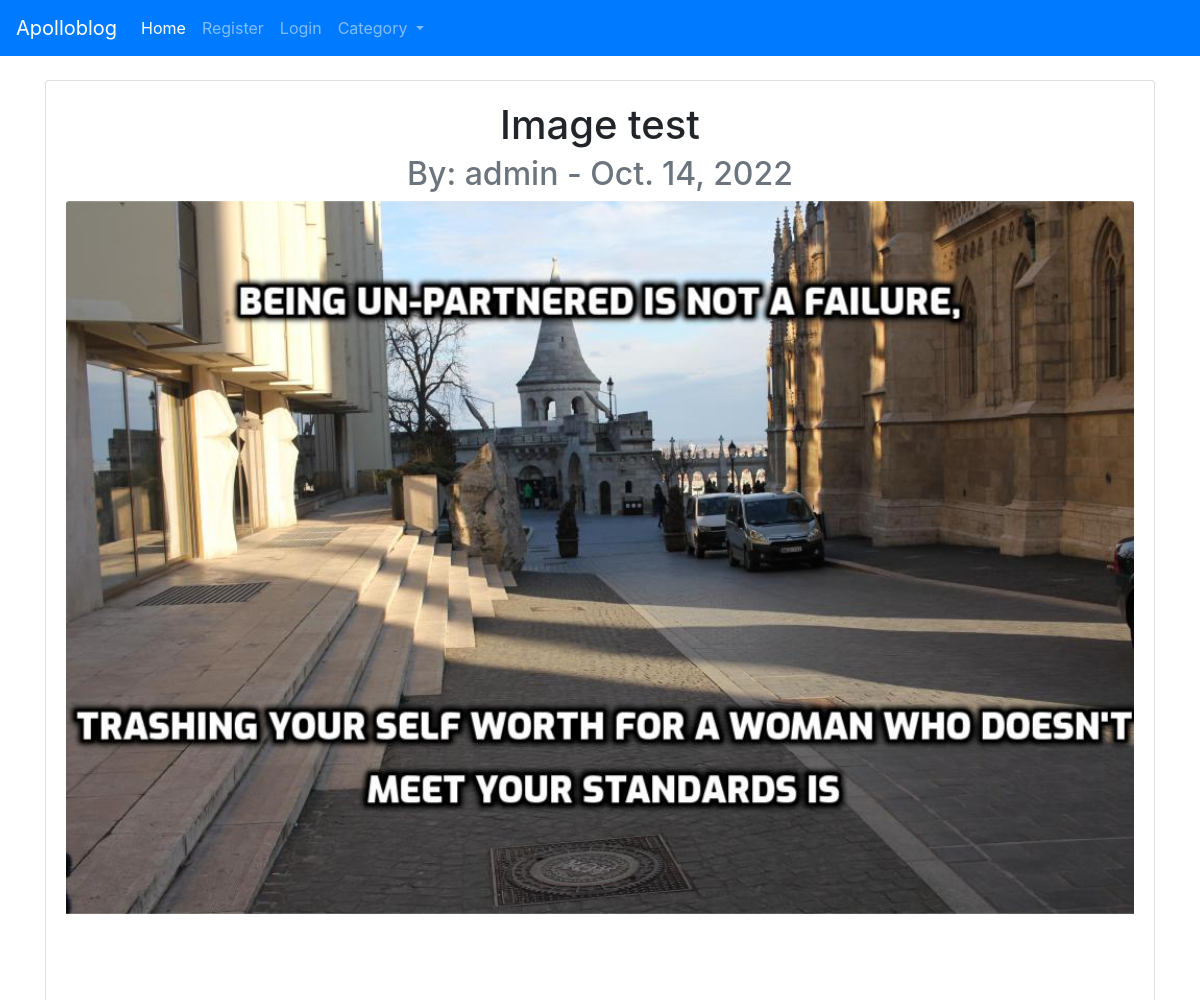
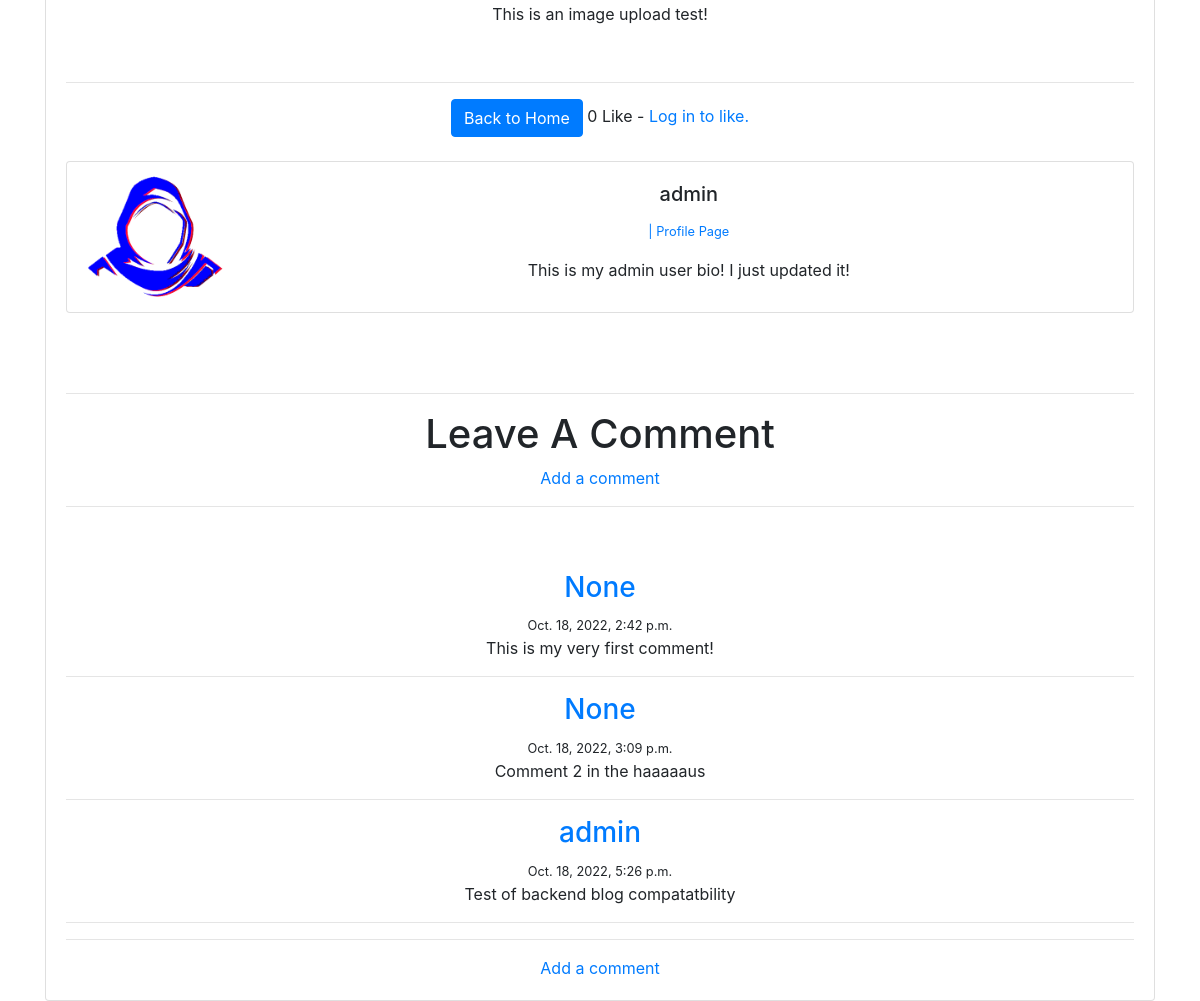
/article/23, run on the app's committed database (2 pictures, top to bottom).
### blogroot/models.py (models this page shows, shortened)
class Post(models.Model):
	title = models.CharField(max_length=255) #max char length
	header_image = models.ImageField(null=True, blank=True, upload_to="images/")
	title_tag = models.CharField(max_length=255)
	author = models.ForeignKey(User, null=True, on_delete=models.CASCADE)
	body = RichTextField(blank=True, null=True) #initialise ckeditor on body
	name = "Apollo Blog"
	post_date = models.DateField(auto_now_add = True)
	category = models.CharField(max_length=255, default='development')
	snippet = models.CharField(max_length=140)
	likes = models.ManyToManyField(User, related_name='blog_posts')
	def total_likes(self):
		return self.likes.count()

class Profile(models.Model):
	user = models.OneToOneField(User, null=True, on_delete=models.CASCADE)
	bio = models.TextField()
	profile_pic = models.ImageField(null=True, blank=True, upload_to="images/profile/")
	website_url = models.CharField(max_length=255, null=True, blank=True,)
	FB_url = models.CharField(max_length=255, null=True, blank=True,)
	twitter_url = models.CharField(max_length=255, null=True, blank=True,)
	instagram_url = models.CharField(max_length=255, null=True, blank=True,)
	pinterest_url = models.CharField(max_length=255, null=True, blank=True,)

class Comment(models.Model):
	post = models.ForeignKey(Post, related_name="comments", on_delete=models.CASCADE)
	author = models.ForeignKey(User, null=True, on_delete=models.CASCADE)
	body = models.TextField()
	date_added = models.DateTimeField(auto_now_add = True)

### blogroot/views.py (the view)
# urls.py: path('article/<int:pk>', ArticleDetailView.as_view(), name='article_detail'),
class ArticleDetailView(DetailView):
	model = Post
	template_name = 'article_detail.html'
	def get_context_data(self, *args, **kwargs):
		cat_menu = Category.objects.all()
		context = super(ArticleDetailView, self).get_context_data(*args, **kwargs)
		post_by_id = get_object_or_404(Post, id=self.kwargs['pk'])#Looks up article detail by id
		total_likes = post_by_id.total_likes()
		liked = False
		if post_by_id.likes.filter(id=self.request.user.id).exists():
			liked = True
		context["cat_menu"] = cat_menu
		context["total_likes"] = total_likes #how many likes to display on article_detail
		context["liked"] = liked
		return context

### blogroot/models.py (called while the page is built)
	def __str__(self):
		return self.name

### blogroot/templates/article_detail.html (shortened to what this page needs)
{% extends 'base.html' %}
{% load static %}
{% block content %}
{% if user.is_authenticated %}
<div class="card" align=center>
<div class="card-body" align=center>
<h1 class="card-title"align=center>{{ post.title }}</h1>
<h2 class="card-subtitle mb-2 text-muted" align=center >By: {{ post.author.username }} -
{{post.post_date}} - <a href="{% url 'category' post.category|slugify %}"> {{ post.category }} </a></h2>
{% if user.id == post.author.id%}
<small><a href="{% url 'update_post' post.pk %}" class="btn btn-secondary btn-sm">Edit</a>
<a href="{% url 'delete_post' post.pk %}" class="btn btn-danger btn-sm">Delete</a></small></h4>
{% endif %}
<hr>
<br/>
{% if post.header_image %}
	<img class="card-img-top" src="{{ post.header_image.url }}" alt="Card image cap"> <br/> <br/>
	{% endif %}
<p class="card-text" align=center> {{ post.body|safe }}</p>
<br />
<hr>
<form action="{% url 'like_post' post.pk %}" method="POST">
	<!--template tag referencing Cross Site Request Forgeries
	middleware providing easy protection thorough a simple tag.
	 -->
	{% csrf_token %}
	{% if liked %}
	<button type="submit", name="post_id", value="{{ post.id }}", class="btn btn-danger">Unlike</button>
	{% else %}
	<button type="submit", name="post_id", value="{{ post.id }}", class="btn btn-secondary">Like</button>
	{% endif %}
	 {{ total_likes }} Likes
	<a href="{% url 'home' %}" class="btn btn-primary"> Back to Home </a>
{% else %}
<div class="card" align= center>
<div class="card-body" align= center>
<h1 class="card-title"align= center>{{ post.title }}</h1>
<h2 class="card-subtitle mb-2 text-muted" align= center>By: {{ post.author.username }} -
{{post.post_date}}</h2>
{% if post.header_image %}
	<img class="card-img-top" src="{{ post.header_image.url }}" alt="Card image cap"> <br/> <br/>
{% endif %}
<br/>
<br/>
<p class="card-text"> {{ post.body|safe }}</p>
<br />
<hr>
<a href="{% url 'home' %}" class="btn btn-primary"> Back to Home </a> {{ total_likes }} Like - <a href ="{% url 'login' %}"> Log in to like.</a>
{% endif %}
<br/><br/>
<div class="card mb-3">
  <div class="row no-gutters">
  	<div class="col-md-2">
{% if post.author.profile.profile_pic %}
  		<img src= "{{ post.author.profile.profile_pic.url}}"
  		width=150 height=150 class="rounded-circle">
{% else %}
  	 <img src= "{% static 'images/default.png' %}">
{% endif %}
</div>
<div class="col-md-10">
  <div class="card-body">
<h5 class="card-title">
   	{{ post.author.username }}
</h5>
	<p class="card-text"><small class="text-muted">
		<a href="{% url 'show_profile_page' post.author.profile.id %}"> | Profile Page </a>
    </small></p>
    <p class="card-text">
    {{ post.author.profile.bio }}
		</p>
  </div>
</div>
</div>
</div>
<br/> <br/>
<hr>
<h1 align="center"> Leave A Comment </h1>
<a href="{% url 'add_comment' post.pk %}"> Add a comment </a><br/>
<hr>
<br/>
<br/>
{% if not post.comments.all %}
	No Comments Yet, Be The First!
	Add One</a>
{% else %}
		{% for comment in post.comments.all %}
		<strong>
			<h3 class="text-muted">
			<a href ="#" > {{ comment.author }} </a> </h3> <small> {{ comment.date_added }} </small>
		</strong>
		<br/>
		{{ comment.body }}
		<hr>
	{% endfor %}
	<hr>
<a href="{% url 'add_comment' post.pk %}"> Add a comment </a>
{% endif %}
{% endblock %}

### data on the page
Post: title "Image test", author.username "admin", post_date "Oct. 14, 2022", header_image (picture), body "This is an image upload test!", author.profile.profile_pic (picture), author.profile.bio "This is my admin user bio! I just updated it!"
Comment: author "None", date_added "Oct. 18, 2022, 2:42 p.m.", body "This is my very first comment!"
Comment: author "None", date_added "Oct. 18, 2022, 3:09 p.m.", body "Comment 2 in the haaaaaus"
Comment: author "admin", date_added "Oct. 18, 2022, 5:26 p.m.", body "Test of backend blog compatatbility"

### other printed values
{{ total_likes }} "0"
